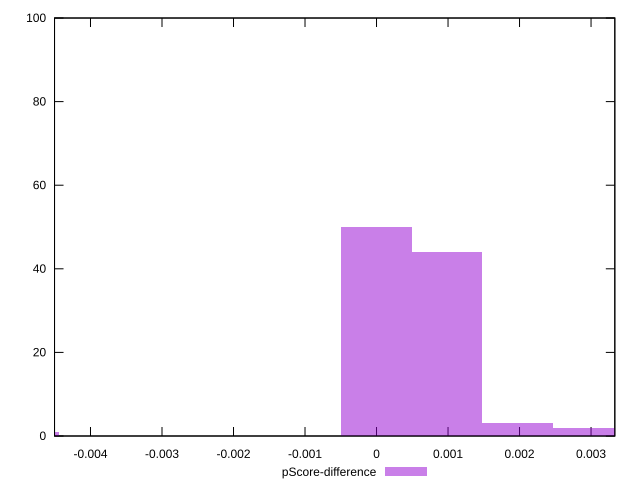

Generate this figure with gnuplot:
reset

$pScoreDifference <<EOF
0 50
0.0009879451722061869 44
0.0029638355166185606 2
-0.004939725861030935 1
0.0019758903444123737 3
EOF

set key outside below
set boxwidth 0.0009879451722061869
set xrange [-0.004502897459875357:0.003332535151899352]
set yrange [0:100]
set trange [0:100]
set style fill transparent solid 0.5 noborder
set terminal svg size 640, 490 enhanced background rgb 'white'
set output "report_00009_2021-02-08T22-37-41.559Z/largest-contentful-paint/samples/pages/pScore-difference/histogram.svg"

plot $pScoreDifference title "pScore-difference" with boxes

reset
